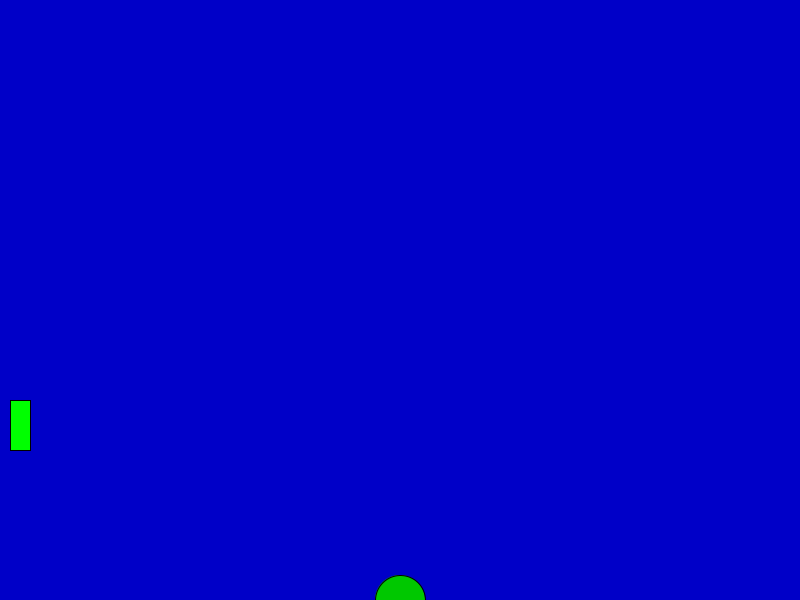
Frame 1 (no input)
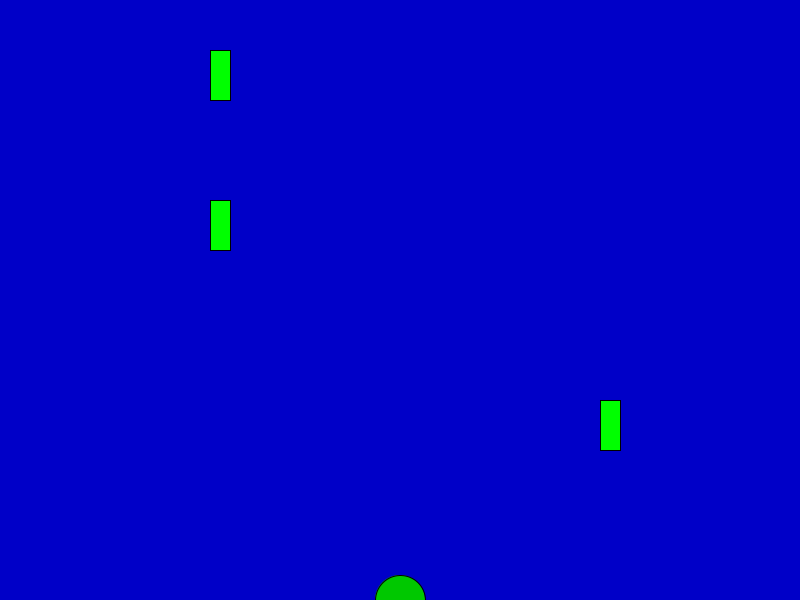
Frame 60 (the mouse pressed at the canvas centre just before this capture)
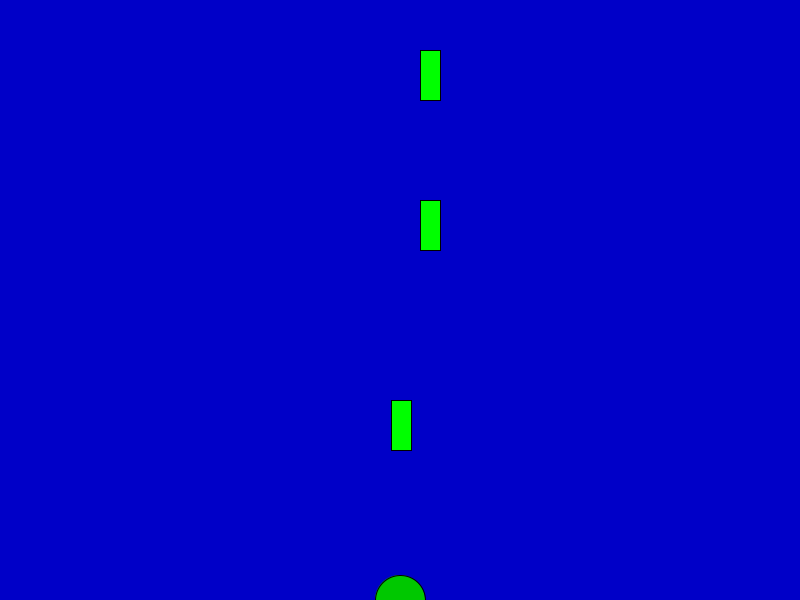
Frame 120 (the mouse held since frame 60 and released just before this capture)

The Processing sketch that drew these frames (run headless with seeded random() and noise(); from frame 60 on, the mouse is pressed at the canvas centre):

// Processing sketch: wiltz1
// ── wiltz1.pde
int x=400;
int y=600;
Car poop = new Car( 0, 50, 20, 10);
Car tyler = new Car(0,200,20,10);
Car wiltz = new Car(0,400,20,10);

void setup(){
size(800,600);



}

void draw(){
background(0,0,200); 
fill(0,200,0);
ellipse(x,y,50,50); 

if(x<0){
  exit();
}
else if(x>800){
  exit(); 
}
  else if(y<0){
   y=600;; 
  }
  else if(y>600){
   exit(); 
  }




poop.opthermove();
poop.display();
 if(intersects(poop)){
exit();
 }
 
wiltz.move();
wiltz.display();
if(intersects(wiltz)){
exit();
 }

tyler.opthermove();
tyler.display();
if(intersects(tyler)){
exit();
 }
}


void keyPressed()
{
      if(key == CODED){
            if(keyCode == UP)
            {
               y-=15;
             }
            else if(keyCode == DOWN)
            {
               y+=15;           
            }
            else if(keyCode == RIGHT)
            {
               x+=15;             
            }
            else if(keyCode == LEFT)
            {
               x-=15;           
            }
      }
}

boolean intersects(Car car) {
 if ((y > car.gety() && y < car.gety()+50) &&
                (x > car.getx() && x < car.getx()+car.getsize())) {
   return true;
  }
 else  {
  return false;
  
 }
}






class Car{
int x1;
int y1;
int size;
int speed;

public Car(int x1,int y1,int size,int speed){
  this.x1=x1;
  this.y1=y1;
  this.size=size;
  this.speed=speed;
}

int getx(){
  return this.x1;
} 

int gety(){
  return this.y1; 
}

int getsize(){
  return this.size; 
}

void display()
{
      fill(0,255,0);
      rect(x1 , y1, size, 50);
}

void move(){
 x1+=speed;
if( x1>800) {
 x1=1; 
}
}
void opthermove(){
 x1-=speed;
 if(x1<0){
   x1=800; 
}

}
}
